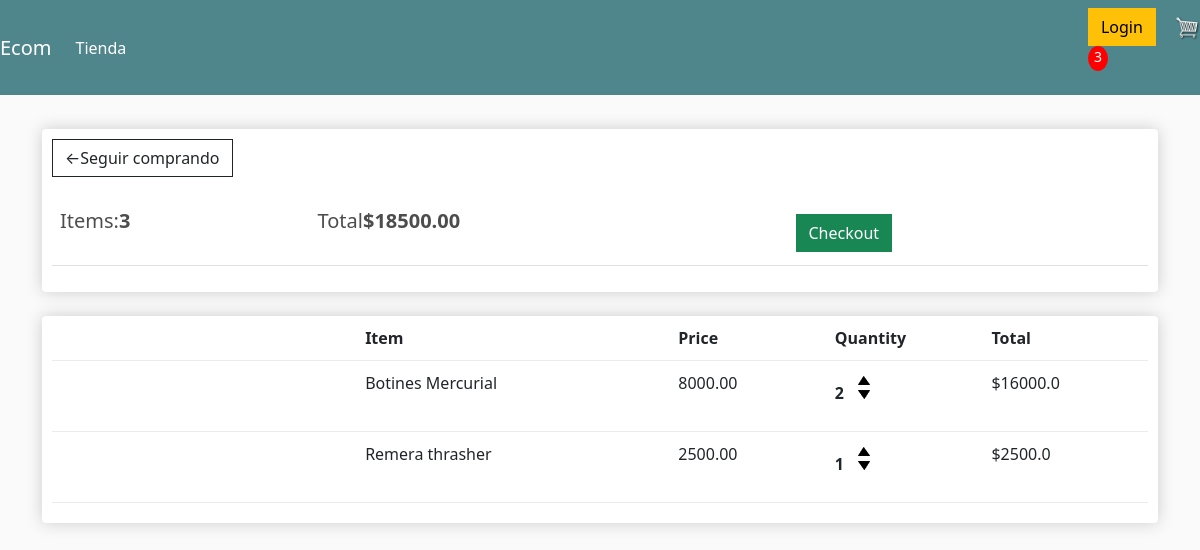
Screenshot of /carrito/ (signed in) with the database file from the repository.
### tienda/models.py (models this page shows, shortened)
class Order(models.Model):
    customer = models.ForeignKey(Customer, on_delete=models.SET_NULL , null=True, blank=True)
    date_orderd = models.DateTimeField(auto_now_add=True)
    complete = models.BooleanField(default=False)
    transaction_id = models.CharField(max_length=100, null = True)
    @property
    def get_cart_total(self):
        orderitems = self.orderitem_set.all()
        total = sum([item.get_total for item in orderitems])
        return total
    @property
    def get_cart_items(self):
        orderitems = self.orderitem_set.all()
        total = sum([item.quantity for item in orderitems])
        return total

class OrderItem(models.Model):
    product = models.ForeignKey(Product, on_delete=models.SET_NULL, null=True, blank=True )
    order = models.ForeignKey(Order, on_delete=models.SET_NULL, null=True, blank=True)
    quantity = models.IntegerField(default = 0, null=True, blank=True)
    date_added = models.DateTimeField(auto_now_add=True)
    @property
    def get_total(self):
        total = self.product.price * self.quantity
        return total

class Product(models.Model):
    name = models.CharField(max_length=200, null=True)
    price = models.FloatField()
    digital = models.BooleanField(default=False, null=True, blank = False)
    images = models.ImageField(null=True, blank=True)
    @property
    def imageURL(self):
        try:
            url = self.image.url
        except:
            url = ''
        return url

### tienda/views.py (the view)
# urls.py: path('carrito/', views.carrito, name="carrito"),
def carrito(request):
    if request.user.is_authenticated: #Si el usuario esta logeado
        customer = request.user.customer
        order, created = Order.objects.get_or_create(customer=customer, complete=False) #Obtiene un objeto si existe y sino lo crea
        items = order.orderitem_set.all()
        cartItems = order.get_cart_items
    else: #Si el usuario no esta logeado
        items = []
        order = {'get_cart_total':0,'get_cart_items':0, 'shipping':False}
        cartItems = order['get_cart_items']
    context = {'items':items, 'order':order, 'cartItems':cartItems}
    return render(request, 'tienda/carrito.html', context)

### tienda/templates/tienda/carrito.html
{% extends 'tienda/index.html' %}
{% load static %}
{% block content %}
<div class="row">
    <div class="col-lg-12">
        <div class="box-element">
            <a class="btn btn-outline-dark " href="{%url 'tienda' %}">&#x2190;Seguir comprando</a>
            <br>
            <br>
            <table class="table">
                <tr>
                    <th>
                        <h5>Items:<strong>{{order.get_cart_items}}</strong></h5>
                    </th>
                    <th>
                        <h5>Total<strong>${{order.get_cart_total|floatformat:2}}</strong></h5>
                    </th>
                    <th><a style="float: rigth; margin:5px;" class="btn btn-success" href="{%url 'checkout' %}">Checkout</a></th>
                </tr>
            </table>
        </div>
        <br>
        <div class="box-element">
            <div class="cart-row">
                <div style= "flex:2"></div>
                <div style="flex:2"><strong>Item</strong></div>
                <div style="flex:1"><strong>Price</strong></div>
                <div style="flex:1"><strong>Quantity</strong></div>
                <div style="flex:1"><strong>Total</strong></div>
            </div>
            {% for item in items %}
            <div class="cart-row">
                <div style="flex:2"><img class="row-image" src="{{item.product.imageURL}}"></div>
                <div style="flex:2"><p>{{item.product.name}}</p></div>
                <div style="flex:1"><p>{{item.product.price|floatformat:2}}</p></div>
                <div style="flex:1">
                    <p class="quantity">{{item.quantity}}</p>
                    <div class="quantity">
                        <img data-product={{item.product.id}} data-action="add" class="chg-quantity update-cart" src="{% static  'images/arrow-up.png' %}">
                        <img data-product={{item.product.id}} data-action="remove" class="chg-quantity update-cart" src="{% static  'images/arrow-down.png' %}">
                    </div>
                </div>
                <div style="flex:1"><p>${{item.get_total}}</p></div>
            </div>
            {% endfor %}
        </div>
    </div>
</div>
{% endblock %}

### tienda/templates/tienda/index.html (shortened to what this page needs)
<!DOCTYPE html>
{%load static %}
<html lang="en">
<head>
    <link href="https://cdn.jsdelivr.net/npm/bootstrap@5.0.0-beta1/dist/css/bootstrap.min.css" rel="stylesheet">
    <link rel="stylesheet" href="{% static 'css/styles.css' %}">
</head>
<body>
    <nav class="navbar navbar-expand-lg navbar-dark bg-dark">
        <a class="navbar-brand" href="{% url 'tienda' %}">Ecom</a>
        <div class="collapse navbar-collapse" id="navbarSupportedContent">
            <ul class="navbar-nav me-auto mb-2 mb-lg-0">
              <li class="nav-item">
                <a class="nav-link active" aria-current="page" href="{% url 'tienda' %}">Tienda</a>
              </li>
            </ul>
            <div class="form-inline my-2 my-lg-0">
                <a href="#"class="btn btn-warning">Login</a>
                <a href="{% url 'carrito' %}">
                   <img  id="cart-icon" src="{% static 'images/cart.png' %}">
                </a>
                <p id="cart-total">{{cartItems}}</p>
            </div>
        </div>
    </nav>
    <div class="container">
        <br>
        {% block content %}
        {% endblock %}
    </div>
</body>
</html>

### static/css/styles.css (style rules this page uses)
body { background-color: hsl(0, 0%, 98%); }
h1,h2,h3,h4,h5,h6 { color:hsl(0, 0%, 30%); }
.box-element { box-shadow:hsl(0, 0%, 80%) 0 0 16px; background-color: #fff; border-radius: 4px; padding: 10px; }
.bg-dark { background-color: #4f868c!important; }
#cart-icon { width:25px; display: inline-block; margin-left: 15px; }
#cart-total { display: block; text-align: center; color:#fff; background-color: red; width: 20px; height: 25px; border-radius: 50%; font-size: 14px; }
.col-lg-4, .col-lg-6, .col-lg-8, .col-lg-12 { margin-top: 10px; }
.btn { border-radius: 0; }
.cart-row { display: flex; align-items: flex-stretch; padding-bottom: 10px; margin-bottom: 10px; border-bottom: 1px solid #ececec; }
.quantity { display: inline-block; font-weight: 700; padding-right:10px; }
.chg-quantity { width: 12px; cursor: pointer; display: block; margin-top: 5px; transition:.1s; }

### rows the page displays
Order: get_cart_items "3", get_cart_total "18500.00"
OrderItem: product.name "Botines Mercurial", product.price "8000.00", quantity "2", get_total "16000.0"
OrderItem: product.name "Remera thrasher", product.price "2500.00", quantity "1", get_total "2500.0"

### other values shown
{{ cartItems }} "3"
